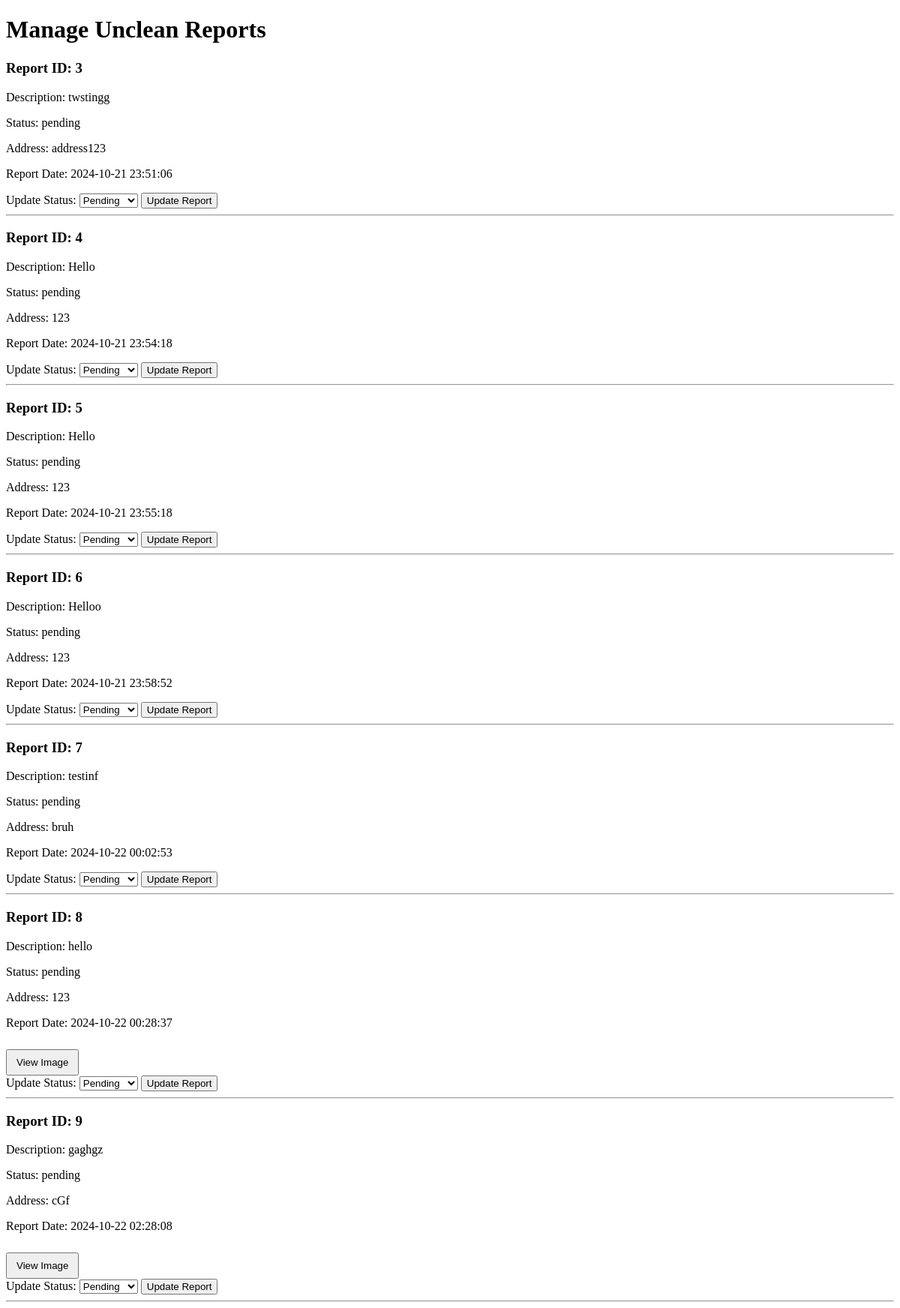
The app's page /navbar/reports.php, older data.
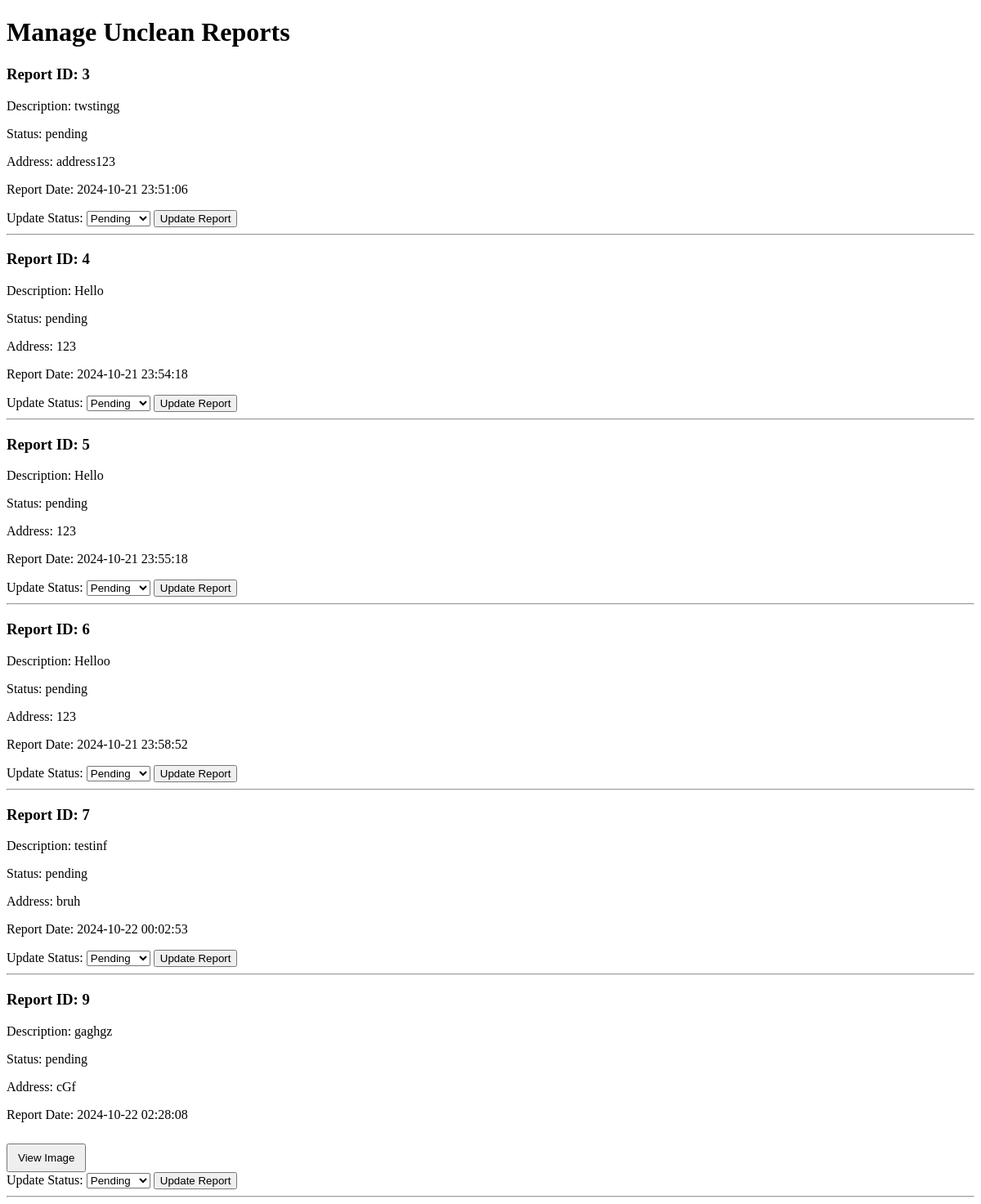
The same page, newer data.
### tables this page shows
CREATE TABLE `unclean_reports` (
  `report_id` int(11) NOT NULL,
  `volunteer_id` int(11) DEFAULT NULL,
  `description` text DEFAULT NULL,
  `report_date` timestamp NOT NULL DEFAULT current_timestamp(),
  `address` varchar(255) DEFAULT NULL,
  `image_url` varchar(255) DEFAULT NULL,
  `status` enum('pending','resolved','declined') DEFAULT 'pending',
  `latitude` decimal(9,6) DEFAULT NULL,
  `longitude` decimal(9,6) DEFAULT NULL
);

### class/reportclass.php (called while the page is built, shortened)
<?php
class Report {
    private $DB_SERVER = 'localhost';
    private $DB_USERNAME = 'root';
    private $DB_PASSWORD = '';
    private $DB_DATABASE = 'delossantosd262_chariseek';
    private $conn;
    public function __construct() {
        $this->conn = new mysqli($this->DB_SERVER, $this->DB_USERNAME, $this->DB_PASSWORD, $this->DB_DATABASE);
    }
    public function getPendingUncleanReports() {
        $query = "SELECT * FROM unclean_reports WHERE status = 'pending'";
        $result = $this->conn->query($query);
        $reports = [];
        if ($result->num_rows > 0) {
            while ($row = $result->fetch_assoc()) {
                $reports[] = $row;
            }
        }
        return $reports;
    }
}

### navbar/reports.php (the view, shortened to what this page needs)
<?php
require_once 'class/reportclass.php';
$reportClass = new Report();
$reports = $reportClass->getPendingUncleanReports();
?>
<!DOCTYPE html>
<html lang="en">
<head>
    <link rel="stylesheet" href="https://unpkg.com/leaflet@1.7.1/dist/leaflet.css" />
</head>
<body>
    <h1>Manage Unclean Reports</h1>
    <?php if (count($reports) > 0): ?>
        <?php foreach ($reports as $report): ?>
            <div class="report">
                <h3>Report ID: <?php echo $report['report_id']; ?></h3>
                <p>Description: <?php echo htmlspecialchars($report['description']); ?></p>
                <p>Status: <?php echo htmlspecialchars($report['status']); ?></p>
                <p>Address: <?php echo htmlspecialchars($report['address']); ?></p>
                <p>Report Date: <?php echo htmlspecialchars($report['report_date']); ?></p>
                <?php if (!empty($report['image_url'])): ?>
                    <button class="open-modal-btn" onclick="openImageModal(<?php echo $report['report_id']; ?>)">View Image</button>
                <?php endif; ?>
                <form action="processes/process.report.php?action=updaterep" method="POST">
                    <label for="status">Update Status:</label>
                    <select name="status">
                        <option value="pending" <?php echo $report['status'] == 'pending' ? 'selected' : ''; ?>>Pending</option>
                    </select>
                    <button type="submit" name="action">Update Report</button>
                </form>
            </div>
            <hr>
        <?php endforeach; ?>
    <?php else: ?>
        <p>No unclean reports found.</p>
    <?php endif; ?>
</body>
</html>

### navbar/reports.php (style rules this page uses)
.open-modal-btn { padding: 8px 12px; margin-top: 10px; cursor: pointer; }

Row changes from the older to the newer data that the page shows:
no longer on this page (row edited): unclean_reports: report_id "8", description "hello", status "pending", address "123", report_date "2024-10-22 00:28:37", status "Pending"
